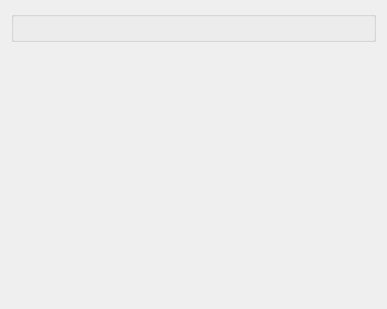
<?xml version="1.0" encoding="UTF-8"?>
<ui version="4.0">
 <class>DefaultDocumentLayoutSettingsPage</class>
 <widget class="QWidget" name="DefaultDocumentLayoutSettingsPage">
  <property name="geometry">
   <rect>
    <x>0</x>
    <y>0</y>
    <width>387</width>
    <height>309</height>
   </rect>
  </property>
  <layout class="QVBoxLayout" name="verticalLayout">
   <item>
    <widget class="PageConfigWidget" name="page_configuration_group_box">
     <property name="title">
      <string/>
     </property>
    </widget>
   </item>
   <item>
    <spacer name="spacer">
     <property name="orientation">
      <enum>Qt::Vertical</enum>
     </property>
     <property name="sizeHint" stdset="0">
      <size>
       <width>20</width>
       <height>123</height>
      </size>
     </property>
    </spacer>
   </item>
  </layout>
 </widget>
 <customwidgets>
  <customwidget>
   <class>PageConfigWidget</class>
   <extends>QGroupBox</extends>
   <header>mtg_proxy_printer.ui.page_config_widget</header>
   <container>1</container>
  </customwidget>
 </customwidgets>
 <resources/>
 <connections/>
</ui>
